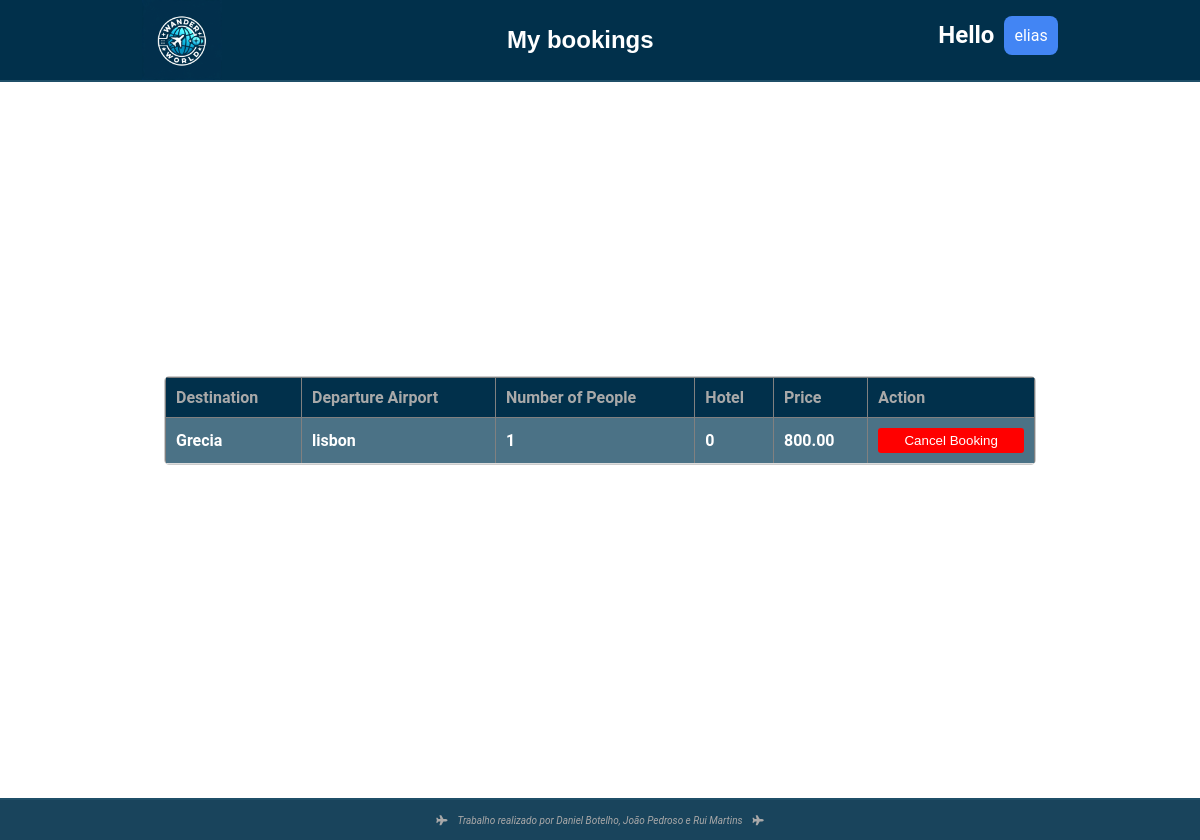
The app's page /mybookings.php (signed in) with its own data.
### tables this page shows
CREATE TABLE `viagens` (
  `id` int(11) NOT NULL,
  `destination_id` int(11) DEFAULT NULL,
  `departure_airport` varchar(255) DEFAULT NULL,
  `num_people` int(11) DEFAULT NULL,
  `hotel` varchar(255) DEFAULT NULL,
  `price` decimal(10,2) DEFAULT NULL,
  `user_id` int(11) DEFAULT NULL,
  `destination_name` varchar(255) DEFAULT NULL,
  `user_name` varchar(255) DEFAULT NULL
);

CREATE TABLE `destinations` (
  `id` int(11) NOT NULL,
  `name` varchar(255) NOT NULL,
  `description` text NOT NULL,
  `image_path` varchar(255) NOT NULL
);

### public/mybookings.php (the view, shortened to what this page needs)
<?php
if (isset($_SESSION['id']) && isset($_SESSION['user_name'])) {
    include_once "../includes/db-conn.php";
    $user_id = $_SESSION['id'];
    $sql = "SELECT v.*, d.name as destination_name FROM viagens v
            JOIN destinations d ON v.destination_id = d.id
            WHERE v.user_id = ?";
    $stmt = $conn->prepare($sql);
    $stmt->bind_param("i", $user_id);
    $stmt->execute();
    $result = $stmt->get_result();
    ?>
    <!DOCTYPE html>
    <html lang="en">
    <head>
        <link rel="stylesheet" href="../assets/styles/navbar.css">
        <link rel="stylesheet" href="../assets/styles/styles.css">
        <link rel="stylesheet" href="https://cdnjs.cloudflare.com/ajax/libs/font-awesome/5.15.4/css/all.min.css">
    </head>
    <body>
    <nav>
        <div class="img_container">
            <a href="../public/home.php"><img src="../assets/images/logogpt.jpeg" alt="Logo" id="logo"></a>
        </div>
        <div id="titulo">
            <h1>My bookings</h1>
        </div>
        <div class="Menu_user">
            <h1 class="hello" style="margin-bottom: 30px;">Hello </h1>
            <ul class="menu">
                <li class="menu-item">
                    <a class="User"><?php echo $_SESSION['name']; ?></a>
                </li>
            </ul>
        </div>
    </nav>
    <div class="main">
        <div class="container2">
            <?php if ($result->num_rows > 0): ?>
                <table border="1" align="center">
                    <thead>
                        <tr>
                            <th>Destination</th>
                            <th>Departure Airport</th>
                            <th>Number of People</th>
                            <th>Hotel</th>
                            <th>Price</th>
                            <th>Action</th>
                        </tr>
                    </thead>
                    <tbody>
                        <?php while ($row = $result->fetch_assoc()): ?>
                            <tr>
                                <td><?php echo htmlspecialchars($row['destination_name']); ?></td>
                                <td><?php echo htmlspecialchars($row['departure_airport']); ?></td>
                                <td><?php echo htmlspecialchars($row['num_people']); ?></td>
                                <td><?php echo htmlspecialchars($row['hotel']); ?></td>
                                <td><?php echo htmlspecialchars($row['price']); ?></td>
                                <td>
                                    <form action="../includes/cancel_booking.php" method="POST">
                                        <button type="submit" onclick="return confirm('Are you sure you want to cancel this booking?');">Cancel Booking</button>
                                    </form>
                                </td>
                            </tr>
                        <?php endwhile; ?>
                    </tbody>
                </table>
            <?php else: ?>
                <p style="text-align: center;" id="nobook">You have no bookings at the moment.</p>
            <?php endif; ?>
        </div>
    </div>
    <footer>
        <i class="fas fa-plane airplane-icon"></i>
        <em>Trabalho realizado por Daniel Botelho, João Pedroso e Rui Martins</em>
        <i class="fas fa-plane airplane-icon"></i>
    </footer>
    </body>
    </html>
    <?php
} else {
    header("Location: index.php");
    exit();
}
?>

### assets/styles/navbar.css (style rules this page uses)
#logo { width: 100%; height: 100%; cursor: pointer; transition: all 0.5s ease; }
.Menu_user { display:flex; justify-content: space-between; color: white; align-items: center; }
img { width: fit-content; height: fit-content; }
.hello { margin-right: 10px; margin-bottom: 10px; }
nav { display:flex; height: 80px; width: 100%; justify-content:space-around; background-color: rgb(1, 48, 75); z-index: 999; position: fixed; top:0; border-bottom: 2px solid rgb(31, 79, 104); }
#titulo { font-family: 'Lucida Sans', 'Lucida Sans Regular', 'Lucida Grande', 'Lucida Sans Unicode', Geneva, Verdana, sans-serif; align-items: center; align-content: center; color: white; }
#titulo h1 { margin: 0 auto; }
.menu, .drop-menu { list-style-type: none; padding: 0; margin: 0; align-content: center; }
.menu-item { display: inline-block; background-color: #4285f4; position: center; margin-bottom: 10px; border-radius: 8px; cursor: pointer; width: fit-content; }
.menu-item a { text-decoration: none; padding: 10px 10px; color: #fff; display: block; width: 50px; align-self: center; width: fit-content; }
footer { height: 40px; width: 100%; position: fixed; bottom: 0; z-index: 999; border-top: 2px solid rgb(31, 79, 104); background-color: rgba(1, 48, 75, 0.9); color: darkgray; justify-content: center; align-items: center; display: flex; gap: 10px; font-size: 10px; }

### assets/styles/styles.css (style rules this page uses)
body { font-family: 'Roboto', sans-serif; margin: 0; padding: 0; scroll-behavior: smooth; background-image: url("../images/background4.jpg"); background-position: center; background-repeat: no-repeat; background-size: cover; background-attachment: fixed; color: #333; }
footer { height: 40px; width: 100%; position: fixed; bottom: 0; z-index: 999; border-top: 2px solid rgb(31, 79, 104); background-color: rgba(1, 48, 75, 0.9); color: darkgray; justify-content: center; align-items: center; display: flex; gap: 10px; font-size: 10px; }

### public/mybookings.php (style rules this page uses)
.main { margin: 20px; display: flex; justify-content: center; align-items: center; height: 100vh; }
.container2 { border: 1px solid #ccc; border-radius: 5px; overflow: hidden; width: 75%; }
table { width: 100%; border-collapse: collapse; color: white; font-weight: bold; }
th { background-color: rgb(1, 48, 75); color: darkgrey; font-weight: bold; padding: 10px; text-align: left; }
td { padding: 10px; border-bottom: 1px solid #ddd; }
tr:nth-child(odd) { background-color: rgba(31, 79, 104, 0.8); }
button { cursor: pointer; background: red; border: none; color: white; border-radius: 3px; width: 100%; padding-top: 5px; padding-bottom: 5px; }

### records on screen
viagens: destination.name "Grecia", departure_airport "lisbon", num_people "1", hotel "0", price "800.00"

### other values on screen
$_SESSION['name'] "elias"
